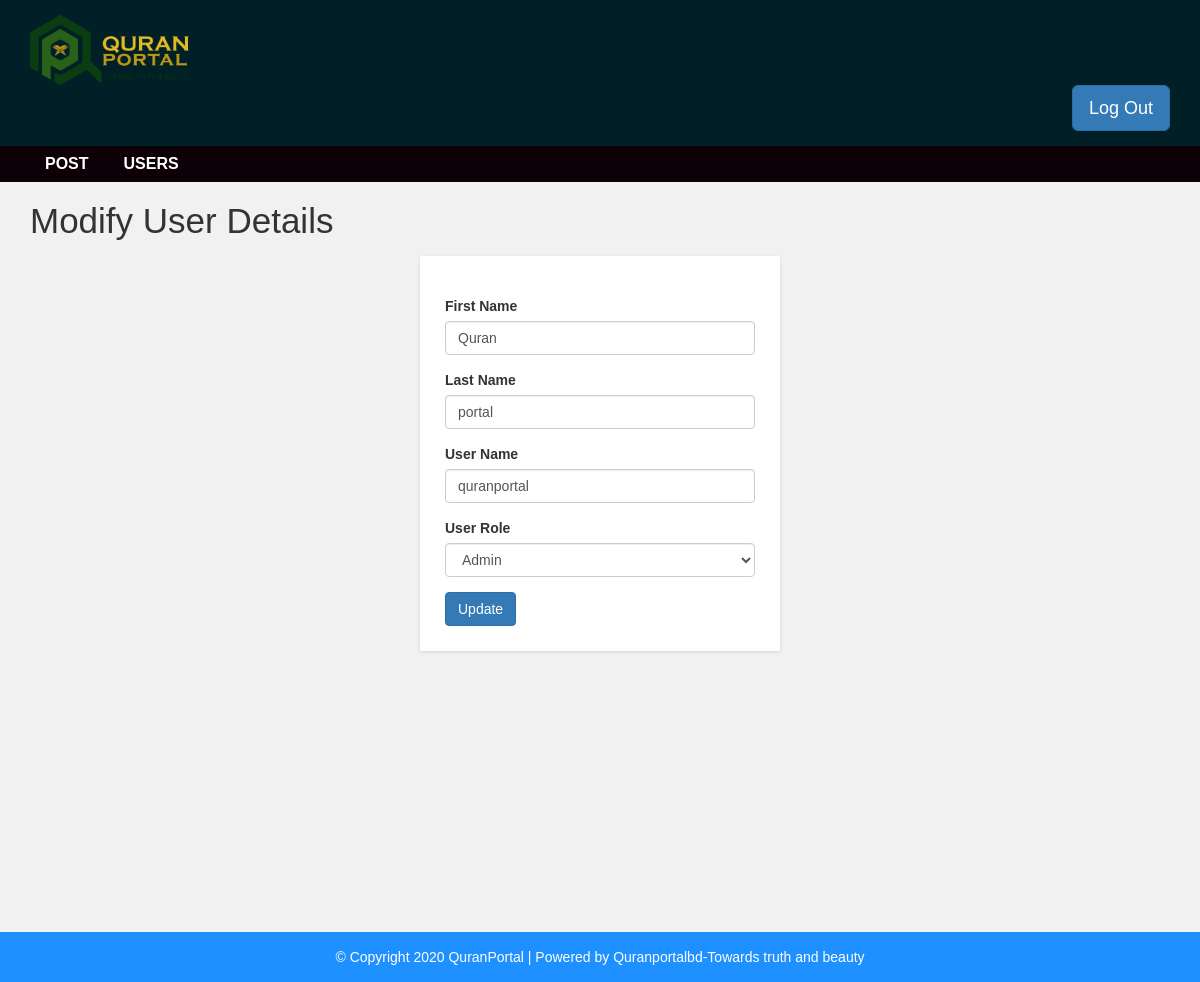
Page /admin/update-user.php?id=4 (signed in) on the committed database.
### tables this page shows
CREATE TABLE `user` (
  `user_id` int(11) NOT NULL,
  `first_name` varchar(30) NOT NULL,
  `last_name` varchar(30) NOT NULL,
  `username` varchar(100) DEFAULT NULL,
  `password` varchar(40) DEFAULT NULL,
  `role` int(11) NOT NULL
);

### admin/update-user.php (the view, shortened to what this page needs)
<?php
include "inc/header.php";
 ?>
  <div id="admin-content">
      <div class="container">
          <div class="row">
              <div class="col-md-12">
                  <h1 class="admin-heading">Modify User Details</h1>
              </div>
              <div class="col-md-offset-4 col-md-4">
                <?php
                  include "inc/dbh.php";
                  $user_id = $_GET['id'];
                  $sql = "SELECT * FROM user WHERE user_id = {$user_id}";
                  $result = mysqli_query($conn, $sql) or die("Query Failed.");
                  if(mysqli_num_rows($result) > 0){
                    while($row = mysqli_fetch_assoc($result)){
                ?>
                  <form  action="<?php $_SERVER['PHP_SELF']; ?>" method ="POST">
                          <div class="form-group">
                          <label>First Name</label>
                          <input type="text" name="f_name" class="form-control" value="<?php echo $row['first_name'];  ?>" placeholder="" required>
                      </div>
                      <div class="form-group">
                          <label>Last Name</label>
                          <input type="text" name="l_name" class="form-control" value="<?php echo $row['last_name'];  ?>" placeholder="" required>
                      </div>
                      <div class="form-group">
                          <label>User Name</label>
                          <input type="text" name="username" class="form-control" value="<?php echo $row['username'];  ?>" placeholder="" required>
                      </div>
                      <div class="form-group">
                          <label>User Role</label>
                          <select class="form-control" name="role" value="<?php echo $row['role']; ?>">
                            <?php
                              if($row['role'] == 1){
                                echo "<option value='0'>normal User</option>
                                      <option value='1' selected>Admin</option>";
                              }else{
                                echo "<option value='0' selected>normal User</option>
                                    <option value='1'>Admin</option>";
                              }
                            ?>
                          </select>
                      </div>
                      <input type="submit" name="submit" class="btn btn-primary" value="Update" required />
                  </form>
                  <?php
                }
              }
                   ?>
              </div>
          </div>
      </div>
  </div>
<?php include "inc/footer.php"; ?>

### admin/css/style.css (style rules this page uses)
body { background: #f1f1f1; font-family: sans-serif,arial,Helvetica; }
#admin-content { padding: 20px 0; min-height: 750px; }
#admin-content .admin-heading { font-size: 35px; margin: 0 0 15px; }
form { background: #fff; padding: 25px; box-shadow:0 1px 3px rgba(0, 0, 0, 0.13); }

### rows in the picture
user: f_name "Quran", l_name "portal", username "quranportal", role "Admin"
